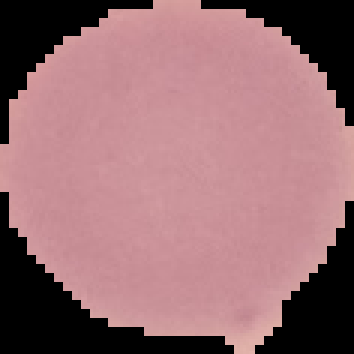
#> input picture backend/uploads/C126P87ThinF_IMG_20151004_105234_cell_32.png, 118 x 118 px (shown 3 times larger)
$ python -i opencv_service.py   (imports and definitions only)   (older library calls are emulated)
#> lines starting #> are read from the running program, lines starting #| are printed output that depends on the picture; after the words box and inside, x2 and y2 are one past the last pixel; in counts of white or black regions, pixels touching at a corner belong together
#> in analyse_image, image is the input picture: shape (118, 118, 3); mean B, G, R 113.8, 109.4, 151.2
import cv2
import numpy as np


# ----------------------------
# Image Quality
# ----------------------------

def check_image_quality(image):

    gray = cv2.cvtColor(image, cv2.COLOR_BGR2GRAY)
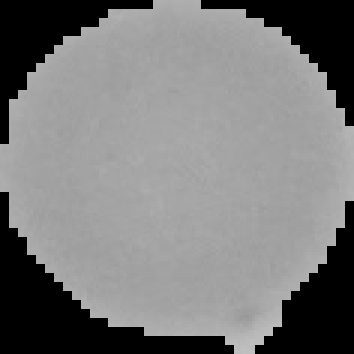
#> gray: shape (118, 118) (shown 3 times larger); min 0, max 192, mean 122.4

    # Blur Detection
    blur_score = cv2.Laplacian(gray, cv2.CV_64F).var()
#> blur_score = 2203.6

    # Brightness
    brightness = np.mean(gray)
#> brightness = 122.4

    if blur_score < 80:
        quality = "Blurry"

    elif brightness < 50:
        quality = "Too Dark"

    elif brightness > 220:
        quality = "Overexposed"

    else:
        quality = "Good"

    return quality


# ----------------------------
# RBC Counter
# ----------------------------

def count_rbc(image):

    gray = cv2.cvtColor(image, cv2.COLOR_BGR2GRAY)

    blur = cv2.GaussianBlur(gray, (5, 5), 0)
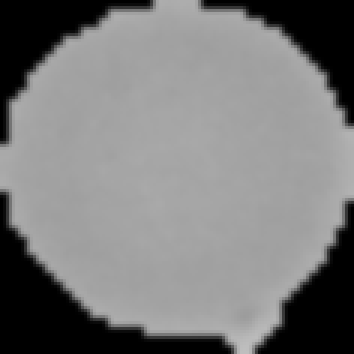
#> blur: shape (118, 118) (shown 3 times larger); min 0, max 190, mean 122.5

    circles = cv2.HoughCircles(
        blur,
        cv2.HOUGH_GRADIENT,
        dp=1.2,
        minDist=18,
        param1=60,
        param2=22,
        minRadius=8,
        maxRadius=30
    )
#> circles = None

    if circles is None:
        return 0

    return len(circles[0])


# ----------------------------
# WBC Counter
# ----------------------------

def count_wbc(image):

    hsv = cv2.cvtColor(image, cv2.COLOR_BGR2HSV)
#> hsv: shape (118, 118, 3); mean H, S, V 126.3, 52.7, 151.2

    lower = np.array([100, 40, 40])
    upper = np.array([170, 255, 255])

    mask = cv2.inRange(hsv, lower, upper)
#> mask: shape (118, 118); every value is 0

    contours, _ = cv2.findContours(
        mask,
        cv2.RETR_EXTERNAL,
        cv2.CHAIN_APPROX_SIMPLE
    )
#> contours = []

    return len(contours)


# ----------------------------
# Platelet Counter
# ----------------------------

def count_platelets(image):

    gray = cv2.cvtColor(image, cv2.COLOR_BGR2GRAY)

    _, thresh = cv2.threshold(
        gray,
        180,
        255,
        cv2.THRESH_BINARY
    )
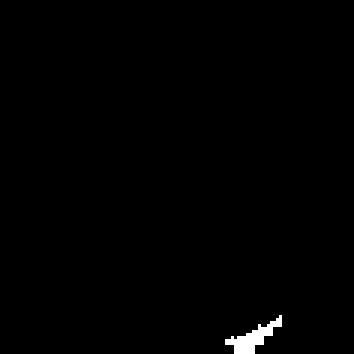
#> thresh: shape (118, 118) (shown 3 times larger); 0.65% white; 1 white region

    contours, _ = cv2.findContours(
        thresh,
        cv2.RETR_EXTERNAL,
        cv2.CHAIN_APPROX_SIMPLE
    )
#> contours = 1 contour; box (x1, y1, x2, y2) and area: (75, 105, 94, 118) 66

    platelets = 0

    for contour in contours:

        area = cv2.contourArea(contour)

        if 2 < area < 50:
            platelets += 1
#> this loop made 1 pass
#> area on pass 1: 65.5
#> after the loop, platelets = 0

    return platelets


# ----------------------------
# Main Function
# ----------------------------

def analyse_image(image_path):

    image = cv2.imread(image_path)

    if image is None:
        raise ValueError("Image not found.")

    result = {

        "image_quality": check_image_quality(image),

        "rbc_count": count_rbc(image),

        "wbc_count": count_wbc(image),

        "platelet_count": count_platelets(image)

    }
#> result = {'image_quality': 'Good', 'rbc_count': 0, 'wbc_count': 0, 'platelet_count': 0}

    return result

>>> result = analyse_image('../../uploads/C126P87ThinF_IMG_20151004_105234_cell_32.png')
